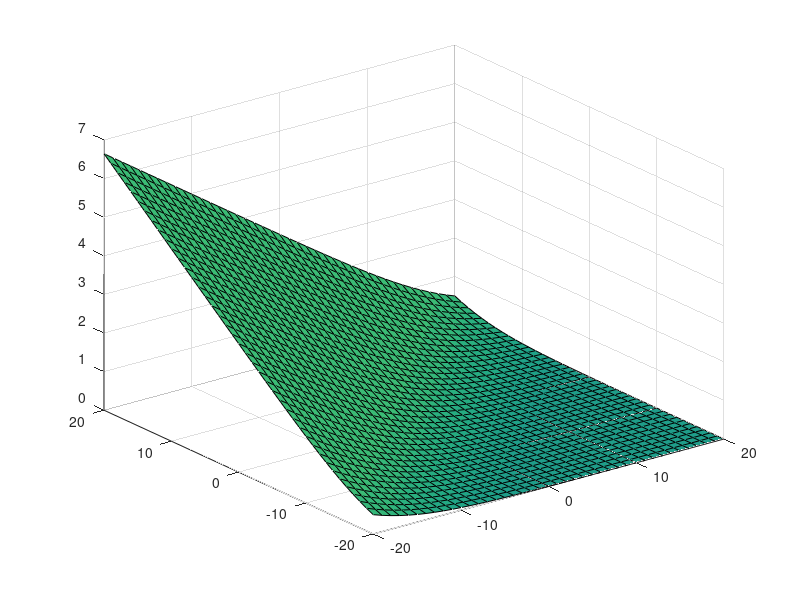

MATLAB code to generate this figure:
% MATLAB script for Illustrative Problem 8.6.
echo on
p_db=[-20:1:20];
np_db=p_db;
p=10.^(p_db/10);
np=p; 
for i=1:41
  for j=1:41
    c(i,j)=0.5*log2(1+p(i)/np(j));
    echo off ;
  end
end
echo on ;
pause % Press a key to see the plot.
surfl(np_db,p_db,c)